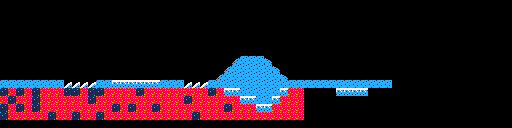

A level layout from a 2D game, rendered from its tile map. Below: a short description, then the map file with its tile-grid data intact:
An orthogonal 64x16 tile map with 8x8 px tiles, 2 tile layers (Background, Blocked) and 1 object (Exit Tile).

<map version="1.4" tiledversion="1.4.3" orientation="orthogonal" renderorder="right-down" width="64" height="16" tilewidth="8" tileheight="8" infinite="0" nextlayerid="4" nextobjectid="6">
 <editorsettings>
  <export target="level-1.csv" format="csv" />
 </editorsettings>
 <tileset firstgid="1" source="Ice.tsx" />
 <layer id="3" name="Background" width="64" height="16">
  <data encoding="csv">
0,0,0,0,0,0,0,0,0,0,0,0,0,0,0,0,0,0,0,0,0,0,0,0,0,0,0,0,0,0,0,0,0,0,0,0,0,0,0,0,0,0,0,0,0,0,0,0,0,0,0,0,0,0,0,0,0,0,0,0,0,0,0,0,
0,0,0,0,0,0,0,0,0,0,0,0,0,0,0,0,0,0,0,0,0,0,0,0,0,0,0,0,0,0,0,0,0,0,0,0,0,0,0,0,0,0,0,0,0,0,0,0,0,0,0,0,0,0,0,0,0,0,0,0,0,0,0,0,
0,0,0,0,0,0,0,0,0,0,0,0,0,0,0,0,0,0,0,0,0,0,0,0,0,0,0,0,0,0,0,0,0,0,0,0,0,0,0,0,0,0,0,0,0,0,0,0,0,0,0,0,0,0,0,0,0,0,0,0,0,0,0,0,
0,0,0,0,0,0,0,0,0,0,0,0,0,0,0,0,0,0,0,0,0,0,0,0,0,0,0,0,0,0,0,0,0,0,0,0,0,0,0,0,0,0,0,0,0,0,0,0,0,0,0,0,0,0,0,0,0,0,0,0,0,0,0,0,
0,0,0,0,0,0,0,0,0,0,0,0,0,0,0,0,0,0,0,0,0,0,0,0,0,0,0,0,0,0,0,0,0,0,0,0,0,0,0,0,0,0,0,0,0,0,0,0,0,0,0,0,0,0,0,0,0,0,0,0,0,0,0,0,
0,0,0,0,0,0,0,0,0,0,0,0,0,0,0,0,0,0,0,0,0,0,0,0,0,0,0,0,0,0,0,0,0,0,0,0,0,0,0,0,0,0,0,0,0,0,0,0,0,0,0,0,0,0,0,0,0,0,0,0,0,0,0,0,
0,0,0,0,0,0,0,0,0,0,0,0,0,0,0,0,0,0,0,0,0,0,0,0,0,0,0,0,0,0,0,0,0,0,0,0,0,0,0,0,0,0,0,0,0,0,0,0,0,0,0,0,0,0,0,0,0,0,0,0,0,0,0,0,
0,0,0,0,0,0,0,0,0,0,0,0,0,0,0,0,0,0,0,0,0,0,0,0,0,0,0,0,0,0,0,0,0,0,0,0,0,0,0,0,0,0,0,0,0,0,0,0,0,0,0,0,0,0,0,0,0,0,0,0,0,0,0,0,
0,0,0,0,0,0,0,0,0,0,0,0,0,0,0,0,0,0,0,0,0,0,0,0,0,0,0,0,0,0,0,0,0,0,0,0,0,0,0,0,0,0,0,0,0,0,0,0,0,0,0,0,0,0,0,0,0,0,0,0,0,0,0,0,
0,0,0,0,0,0,0,0,0,0,0,0,0,0,0,0,0,0,0,0,0,0,0,0,0,0,0,0,0,0,0,0,0,0,0,0,0,0,0,0,0,0,0,0,0,0,0,0,0,0,0,0,0,0,0,0,0,0,0,0,0,0,0,0,
0,0,0,0,0,0,0,0,0,0,0,0,0,0,0,0,0,0,0,0,0,0,0,0,0,0,0,0,0,0,0,0,0,0,0,0,0,0,0,0,0,0,0,0,0,0,0,0,0,0,0,0,0,0,0,0,0,0,0,0,0,0,0,0,
4,15,4,15,4,15,15,15,4,4,15,4,4,15,15,15,15,4,15,15,15,15,15,15,15,15,4,15,0,0,0,0,0,0,0,0,15,15,0,0,0,0,0,0,0,0,0,0,0,0,0,0,0,0,0,0,0,0,0,0,0,0,0,0,
15,4,15,15,4,15,15,15,15,15,15,4,15,15,15,15,15,15,15,15,15,15,15,4,15,15,15,15,15,15,0,0,0,0,0,15,15,15,0,0,0,0,0,0,0,0,0,0,0,0,0,0,0,0,0,0,0,0,0,0,0,0,0,0,
4,15,4,15,4,15,15,15,15,15,15,15,15,15,4,15,4,15,15,4,15,15,15,15,15,15,15,15,4,15,15,15,0,0,15,15,15,15,0,0,0,0,0,0,0,0,0,0,0,0,0,0,0,0,0,0,0,0,0,0,0,0,0,0,
4,15,15,15,15,15,4,15,15,4,15,15,4,15,15,15,15,15,15,15,15,15,15,15,4,15,15,15,15,15,15,15,15,15,15,15,15,15,0,0,0,0,0,0,0,0,0,0,0,0,0,0,0,0,0,0,0,0,0,0,0,0,0,0,
0,0,0,0,0,0,0,0,0,0,0,0,0,0,0,0,0,0,0,0,0,0,0,0,0,0,0,0,0,0,0,0,0,0,0,0,0,0,0,0,0,0,0,0,0,0,0,0,0,0,0,0,0,0,0,0,0,0,0,0,0,0,0,0
</data>
 </layer>
 <layer id="1" name="Blocked" width="64" height="16">
  <data encoding="csv">
0,0,0,0,0,0,0,0,0,0,0,0,0,0,0,0,0,0,0,0,0,0,0,0,0,0,0,0,0,0,0,0,0,0,0,0,0,0,0,0,0,0,0,0,0,0,0,0,0,0,0,0,0,0,0,0,0,0,0,0,0,0,0,0,
0,0,0,0,0,0,0,0,0,0,0,0,0,0,0,0,0,0,0,0,0,0,0,0,0,0,0,0,0,0,0,0,0,0,0,0,0,0,0,0,0,0,0,0,0,0,0,0,0,0,0,0,0,0,0,0,0,0,0,0,0,0,0,0,
0,0,0,0,0,0,0,0,0,0,0,0,0,0,0,0,0,0,0,0,0,0,0,0,0,0,0,0,0,0,0,0,0,0,0,0,0,0,0,0,0,0,0,0,0,0,0,0,0,0,0,0,0,0,0,0,0,0,0,0,0,0,0,0,
0,0,0,0,0,0,0,0,0,0,0,0,0,0,0,0,0,0,0,0,0,0,0,0,0,0,0,0,0,0,0,0,0,0,0,0,0,0,0,0,0,0,0,0,0,0,0,0,0,0,0,0,0,0,0,0,0,0,0,0,0,0,0,0,
0,0,0,0,0,0,0,0,0,0,0,0,0,0,0,0,0,0,0,0,0,0,0,0,0,0,0,0,0,0,0,0,0,0,0,0,0,0,0,0,0,0,0,0,0,0,0,0,0,0,0,0,0,0,0,0,0,0,0,0,0,0,0,0,
0,0,0,0,0,0,0,0,0,0,0,0,0,0,0,0,0,0,0,0,0,0,0,0,0,0,0,0,0,0,0,0,0,0,0,0,0,0,0,0,0,0,0,0,0,0,0,0,0,0,0,0,0,0,0,0,0,0,0,0,0,0,0,0,
0,0,0,0,0,0,0,0,0,0,0,0,0,0,0,0,0,0,0,0,0,0,0,0,0,0,0,0,0,0,0,0,0,0,0,0,0,0,0,0,0,0,0,0,0,0,0,0,0,0,0,0,0,0,0,0,0,0,0,0,0,0,0,0,
0,0,0,0,0,0,0,0,0,0,0,0,0,0,0,0,0,0,0,0,0,0,0,0,0,0,0,0,0,2,1,1,1,3,0,0,0,0,0,0,0,0,0,0,0,0,0,0,0,0,0,0,0,0,0,0,0,0,0,0,0,0,0,0,
0,0,0,0,0,0,0,0,0,0,0,0,0,0,0,0,0,0,0,0,0,0,0,0,0,0,0,0,2,1,1,1,1,1,3,0,0,0,0,0,0,0,0,0,0,0,0,0,0,0,0,0,0,0,0,0,0,0,0,0,0,0,0,0,
0,0,0,0,0,0,0,0,0,0,0,0,0,0,0,0,0,0,0,0,0,0,0,0,0,0,0,2,1,1,1,1,1,1,1,3,0,0,0,0,0,0,0,0,0,0,0,0,0,0,0,0,0,0,0,0,0,0,0,0,0,0,0,0,
1,1,1,1,1,1,1,1,12,12,12,12,1,1,11,11,11,11,11,11,1,1,1,12,12,12,1,1,1,1,1,1,1,1,1,1,1,1,1,1,1,1,1,1,1,1,1,1,1,0,0,0,0,0,0,0,0,0,0,0,0,0,0,0,
0,0,0,0,0,0,0,0,0,0,0,0,0,0,0,0,0,0,0,0,0,0,0,0,0,0,0,0,11,11,1,1,1,1,1,11,0,0,0,0,0,0,11,11,11,11,0,0,0,0,0,0,0,0,0,0,0,0,0,0,0,0,0,0,
0,0,0,0,0,0,0,0,0,0,0,0,0,0,0,0,0,0,0,0,0,0,0,0,0,0,0,0,0,0,11,11,1,1,11,0,0,0,0,0,0,0,0,0,0,0,0,0,0,0,0,0,0,0,0,0,0,0,0,0,0,0,0,0,
0,0,0,0,0,0,0,0,0,0,0,0,0,0,0,0,0,0,0,0,0,0,0,0,0,0,0,0,0,0,0,0,11,11,0,0,0,0,0,0,0,0,0,0,0,0,0,0,0,0,0,0,0,0,0,0,0,0,0,0,0,0,0,0,
0,0,0,0,0,0,0,0,0,0,0,0,0,0,0,0,0,0,0,0,0,0,0,0,0,0,0,0,0,0,0,0,0,0,0,0,0,0,0,0,0,0,0,0,0,0,0,0,0,0,0,0,0,0,0,0,0,0,0,0,0,0,0,0,
0,0,0,0,0,0,0,0,0,0,0,0,0,0,0,0,0,0,0,0,0,0,0,0,0,0,0,0,0,0,0,0,0,0,0,0,0,0,0,0,0,0,0,0,0,0,0,0,0,0,0,0,0,0,0,0,0,0,0,0,0,0,0,0
</data>
 </layer>
 <objectgroup id="2" name="Items">
  <object id="4" name="Exit Tile" gid="17" x="344" y="80" width="8" height="8">
   <properties>
    <property name="type" value="exit" />
   </properties>
  </object>
 </objectgroup>
</map>